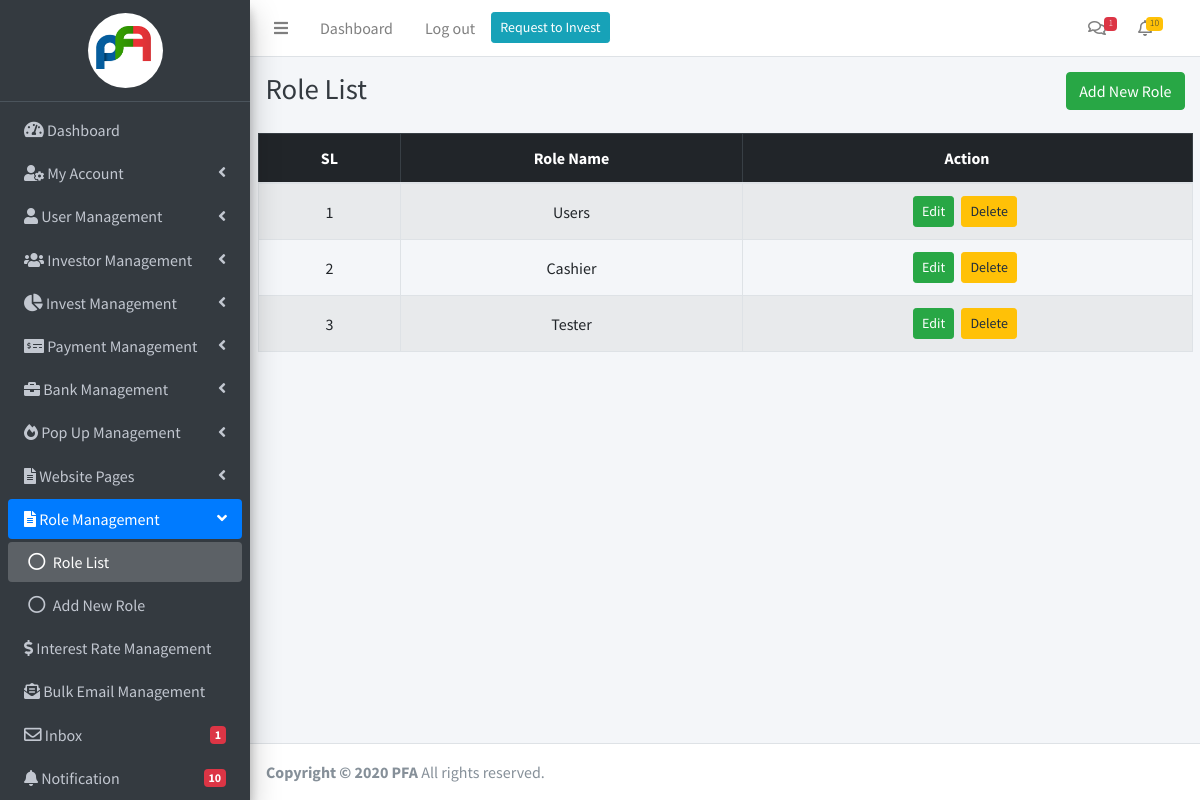
/investor/role/role-list (signed in), run on the app's committed database.
### investor/models.py (models this page shows, shortened)
class Role(models.Model):
    role_name = models.CharField(max_length=200)
    access = models.ManyToManyField(Access)

### investor/views.py (the view)
# urls.py: path('investor/role/role-list',views.role_list, name='role_list'),
def role_list(request):
    role_list = Role.objects.all()
    context = {
        'role_list':role_list
    }
    return render(request,'dashboard/role_list.html', context)

### investor/templatetags/extra_tags.py (called while the page is built)
@register.filter
def investor_notifications(id):
    notications = Notification.objects.filter(investor_id=id, is_view=False, for_admin=False).count()
    if notications > 0:
        return notications
    else:
        return ""

@register.filter
def admin_notifications(self):
    notications = Notification.objects.filter(is_view=False, for_admin=True).count()
    if notications:
        return notications
    else:
        return ""

@register.filter
def admin_notification_list(self):
    notication_list = Notification.objects.filter(is_view=False, for_admin=True).order_by('-date')[0:7]
    if notication_list:
        return notication_list

@register.filter
def show_unread_admin_message(id):
    unread_messages = Message.objects.filter(status=True, is_view_admin=False).count()
    if unread_messages:
        return unread_messages

@register.filter
def show_unread_investor_message(id):
    unread_messages = Message.objects.filter(investor_id = id,is_view_investor=False,is_admin=True).count()
    if unread_messages:
        return unread_messages

@register.filter
def user_has_access(id,access_name):
    user_access = Editor.objects.filter(id=id, role__access__has_access=access_name)
    if user_access.exists():
        return True
    else:
        return False

### templates/dashboard/role_list.html (shortened to what this page needs)
{% extends 'dashboard/base/base.html' %}
{% load extra_tags %}
{% load humanize %}
{% block d-content %}
<div class="content-header">
    <div class="container-fluid">
      <div class="row mb-2">
        <div class="col-12">
          <h1 class="m-0 text-dark float-left w-75">Role List</h1>
          <a href="{% url 'investor:add_role' %}" class="btn btn-success float-right text-right">Add New Role</a>
        </div>
      </div>
    </div>
  </div>
<section class="invest_request_area">
    <div class="container-fluid">
        <div class="row">
            <div class="col-12">
                <table class="table table-bordered table-striped text-center">
                    <thead class="table-dark">
                        <th>SL</th>
                        <th>Role Name</th>
                        <th>Action</th>
                    </thead>
                    <tbody class="text-center">
                        {% for role in role_list %}
                            <tr>
                                <td class="align-middle">{{forloop.counter}}</td>
                                <td class="align-middle">{{role.role_name}}</td>
                                <td class="align-middle text-center">
                                    <a href="{% url 'investor:edit_role' role.id %}" class="btn btn-success btn-sm d-inline-block mr-1">Edit</a>
                                    <a href="{% url 'investor:bank_active' role.id %}" class="btn btn-warning btn-sm d-inline-block mr-1">Delete</a>
                                </td>
                            </tr>
                        {% endfor %}
                    </tbody>
                </table>
            </div>
        </div>
    </div>
</section>
{% endblock d-content %}

### data on the page
Role: role_name "Users"
Role: role_name "Cashier"
Role: role_name "Tester"

### other printed values
{{ admin_message|show_unread_admin_message }} "1"
{{ admin_notification|admin_notifications }} "10"
